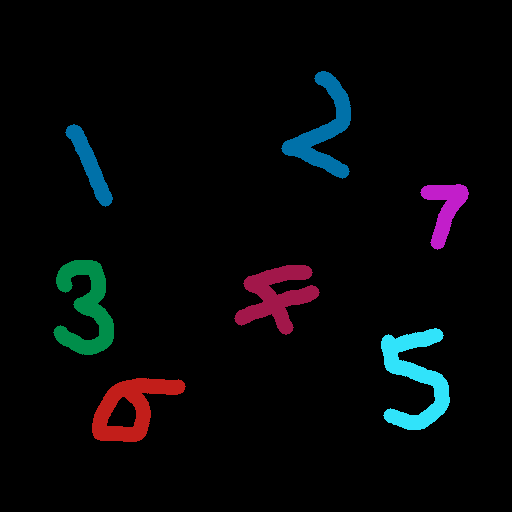
#> input picture TeachCode代码教学区/CH5_边缘特征与连通域检索/color_number_handwriting.png, 512 x 512 px
$ python CH5.2_min_area_rect.py   (older library calls are emulated)
#> lines starting #> are read from the running program, lines starting #| are printed output that depends on the picture; after the words box and inside, x2 and y2 are one past the last pixel; in counts of white or black regions, pixels touching at a corner belong together
'''
    利用minAreaRect绘制最小面积矩形并绘制
'''
import numpy as np
import cv2

# 读入黑背景下的彩色手写数字
img = cv2.imread("color_number_handwriting.png")
#> img is the input picture: shape (512, 512, 3); mean B, G, R 8.6, 6.8, 5.6
# 转换为gray灰度图
gray = cv2.cvtColor(img, cv2.COLOR_BGR2GRAY)
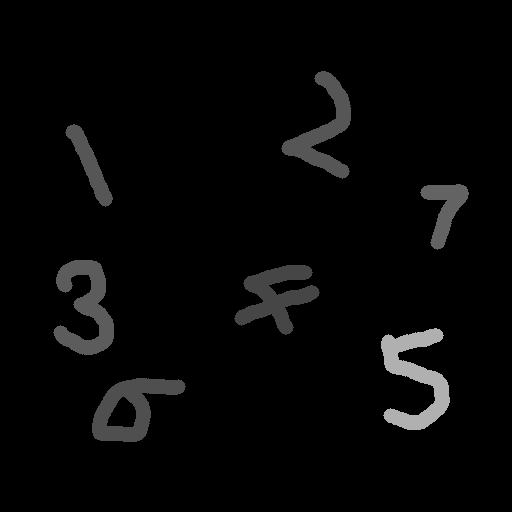
#> gray: shape (512, 512); min 0, max 176, mean 6.6
# 寻找轮廓
bimg, contours, hier = cv2.findContours(gray, cv2.RETR_EXTERNAL, cv2.CHAIN_APPROX_SIMPLE)
#> contours = 7 contours; box (x1, y1, x2, y2) and area: (92, 378, 186, 442) 3362, (381, 328, 450, 430) 2959, (53, 260, 114, 355) 2738, (234, 265, 320, 335) 2659, (281, 71, 351, 179) 2453, (420, 184, 469, 250) 1358, (65, 124, 113, 207) 1208

# 声明画布 拷贝自img
canvas = np.copy(img)

for cidx,cnt in enumerate(contours):
    minAreaRect = cv2.minAreaRect(cnt)
    # 转换为整数点集坐标
    rectCnt = np.int64(cv2.boxPoints(minAreaRect))
    # 绘制多边形
    cv2.polylines(img=canvas, pts=[rectCnt], isClosed=True, color=(0,0,255), thickness=3)
#> this loop made 7 passes
#> (minAreaRect, rectCnt) on passes 1 to 7: (((133.1, 404.8), (100.1, 57.52), -49.18), [[122, 461], [78, 423], [144, 348], [187, 385]]), (((415.2, 378.9), (66.51, 100.5), -1.71), [[383, 430], [380, 329], [446, 327], [449, 428]]), (((278.3, 296.1), (71.61, 78.07), -78.44), [[309, 338], [232, 323], [247, 253], [323, 268]]), (((83, 307), (94, 60), -90), [[113, 354], [53, 354], [53, 260], [113, 260]]), (((448.3, 213.7), (47.07, 64.72), -11.31), [[431, 250], [418, 186], [465, 177], [477, 240]]), (((89.64, 164.7), (17.2, 88.57), -25.43), [[100, 208], [62, 128], [78, 121], [116, 200]]), (((330.6, 123.4), (92.33, 72.09), -66.67), [[345, 180], [279, 151], [315, 66], [381, 95]])
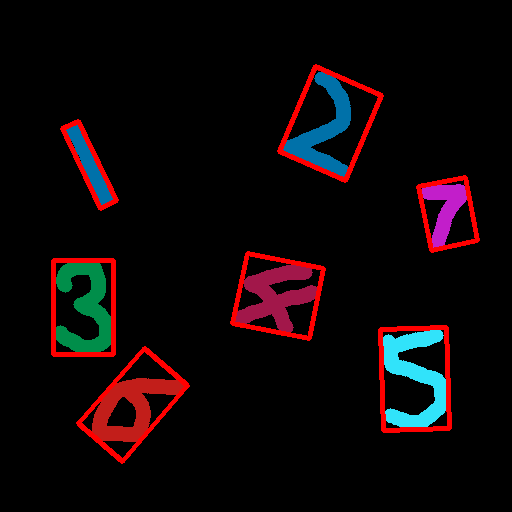
#> canvas: shape (512, 512, 3); 3.77% of pixels changed, all inside (x1, y1, x2, y2) = (51, 64, 480, 464)

cv2.imwrite("number_minarearect_canvas.png", canvas)
